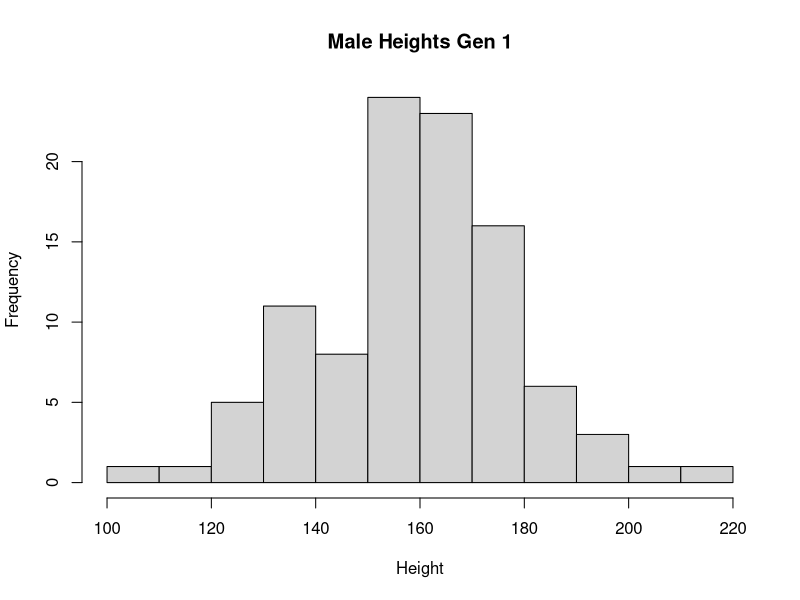
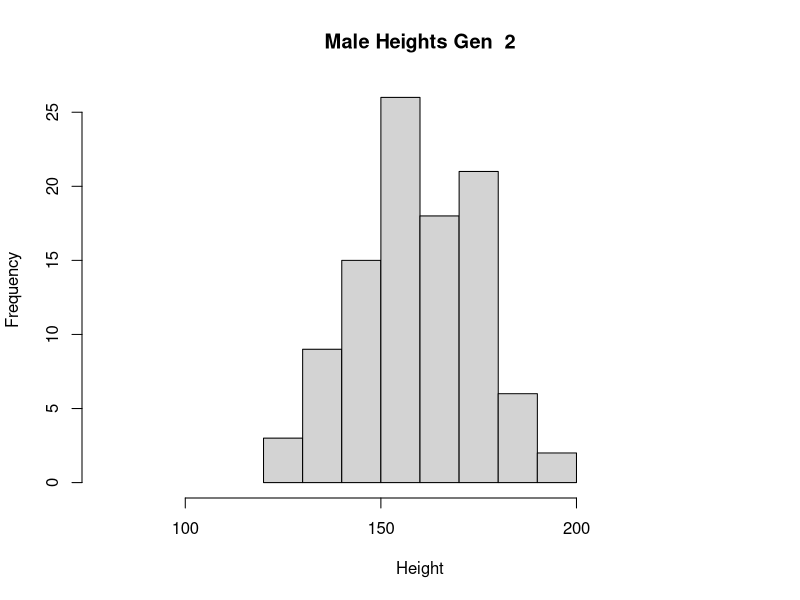
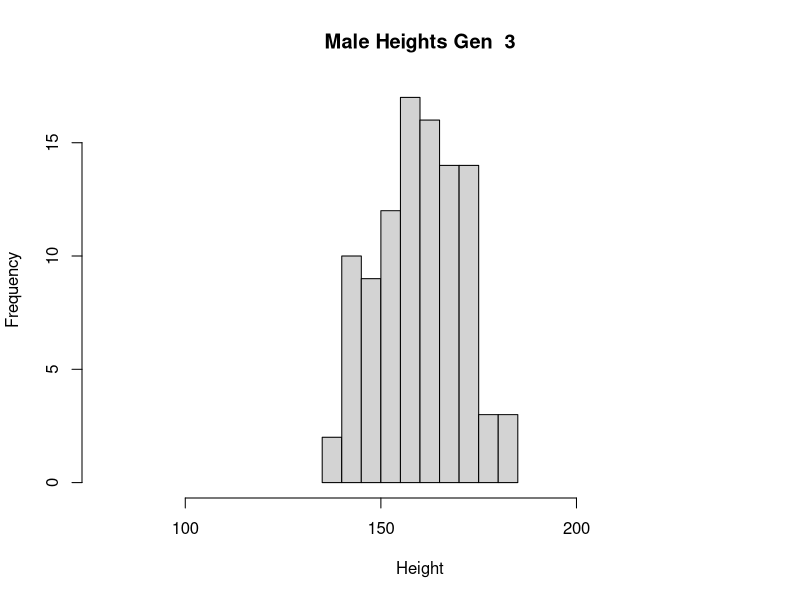
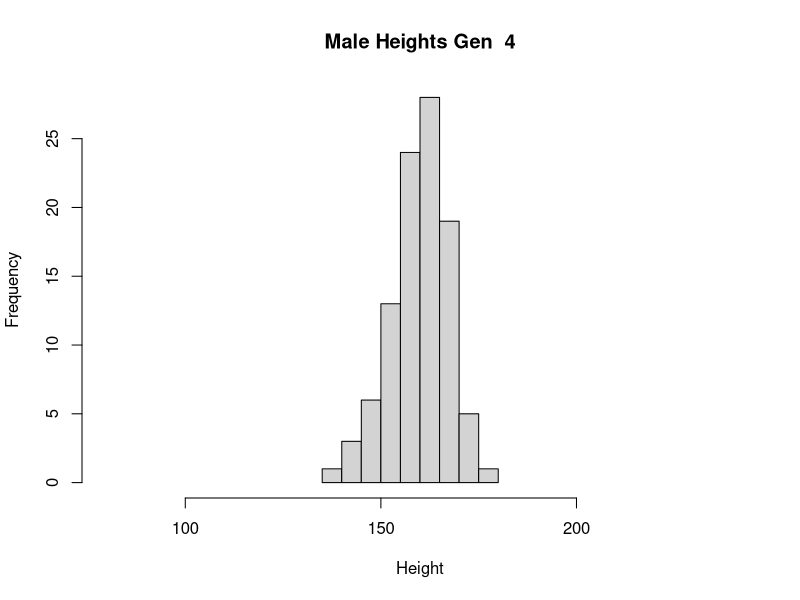
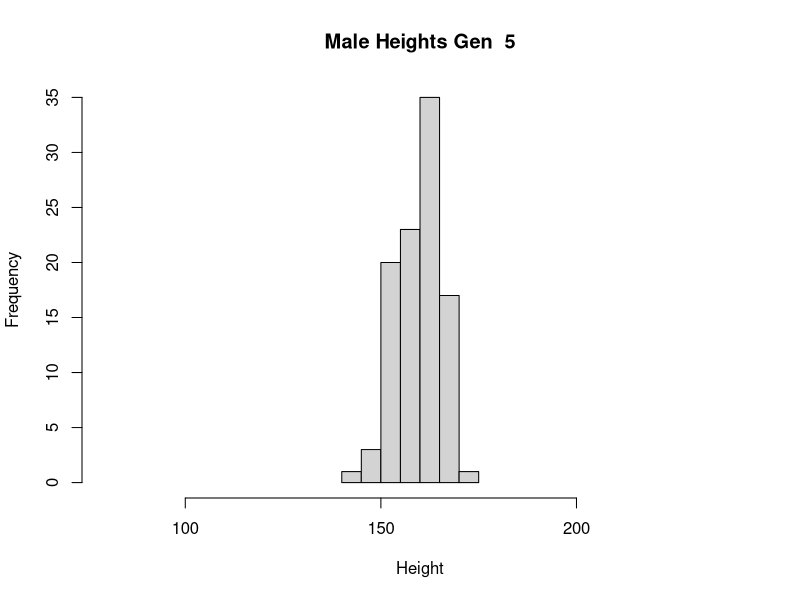
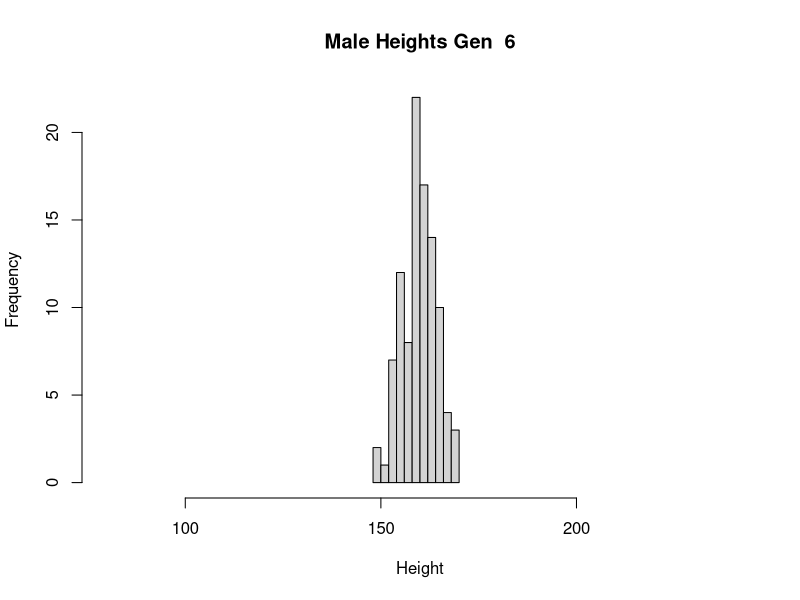
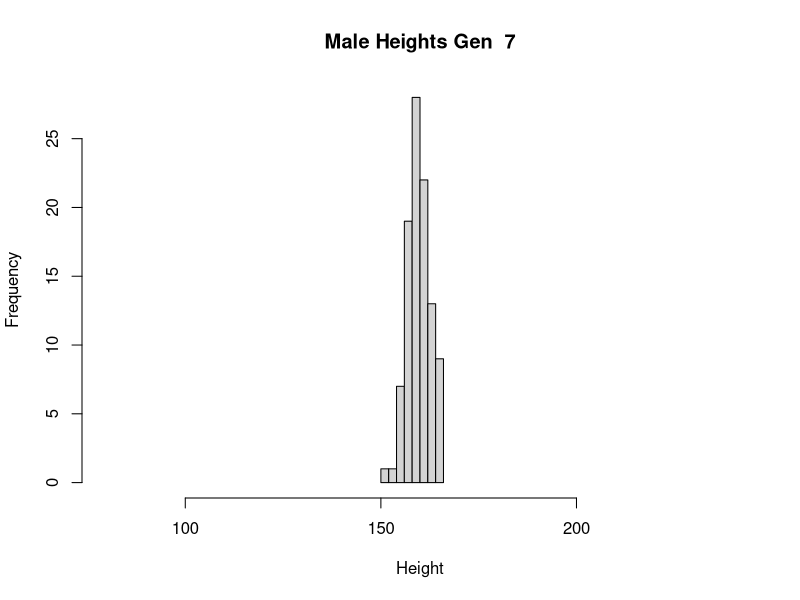
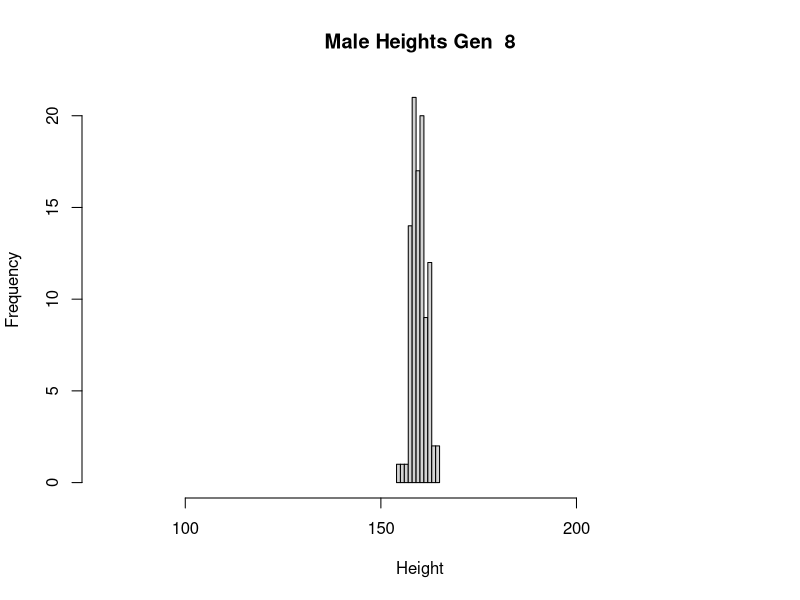

These figures' R source, in order: (Note: this script raises an error after producing the figures.)
## ---- chunk 1
pop <- data.frame(m = rnorm(100,160,20), f = rnorm(100, 160, 20))

next_gen <- function(pop) {
    pop$m <- sample(pop$m)
    pop$m <- rowMeans(pop)
    pop$f <- pop$m
    pop
}

hist(pop$m,main='Male Heights Gen 1',xlab='Height',xlim=c(100,220))
next.pop <- as.data.frame(matrix(NA,100,16))
colnames(next.pop) <- rep(c("m","f"),8)
for(i in c(0:7)){
  if (i==0) next.pop[,c(2*i+1):c(2*i+2)] <- next_gen(pop)
  if (i>0) next.pop[,c(2*i+1):c(2*i+2)] <- next_gen(next.pop[,c(2*i-1):c(2*i)])
  hist(next.pop[,c(2*i+1)],main=paste('Male Heights Gen ',i+2),xlab='Height',xlim=c(80,240))
}

## ---- chunk 2
library(ggplot2)
total.pop <- cbind(pop,next.pop)
head(total.pop)
dim(total.pop)


total.pop.male <- data.frame(stack(total.pop[,c(1,3,5,7,9,11,13,15,17)]))

total.pop.female <- data.frame(stack(total.pop[,c(2,4,6,8,10,12,14,16,18)]))

total.pop.long <- cbind(total.pop.male[,1],total.pop.female[,1])
total.pop.long <- cbind(total.pop.long,c(rep(1,100),rep(2,100),rep(3,100),rep(4,100),                                      rep(5,100),rep(6,100),rep(7,100),rep(8,100),rep(9,100)))
colnames(total.pop.long) <- c("Male","Female","Gen")
head(total.pop.long)

qplot(m,f,data=next.pop)
qplot(Male,Female,data=as.data.frame(total.pop.long),facets=~ Gen)

## ---- chunk 3
library(boot)

boot.ci.con <- matrix(NA,10,2)
boot.ci.treat <- matrix(NA,10,2)
for(i in seq(10)){
  N <- 250*i
  treatment <- rbinom(N,size=1,prob=.5)
  outcome <- rnorm(N,60,20)
  dat <- as.data.frame(cbind(treatment,outcome))
  for(j in seq(N)){
     dat[j,2] <- ifelse(dat[j,1] == 1, dat[j,2] + 5, dat[j,2])
  }
  dat.con <- subset(dat, treatment==0)
dat.treat <- subset(dat, treatment==1)

  outcome.con_boot <- boot(dat.con$outcome, function(x,i) mean(x[i]), R=2000)
  outcome.treat_boot <- boot(dat.treat$outcome, function(x,i) mean(x[i]), R=2000)
  
  boot.ci.con[i,] <- boot.ci(outcome.con_boot)$normal[2:3]
  boot.ci.treat[i,] <- boot.ci(outcome.treat_boot)$normal[2:3]
}

boot.ci.con <- cbind(boot.ci.con,NA)
boot.ci.treat <- cbind(boot.ci.treat,NA)
for(i in seq(10)){
  boot.ci.con[i,3] <- mean(c(boot.ci.con[i,1],boot.ci.con[i,2]))
  boot.ci.treat[i,3] <- mean(c(boot.ci.treat[i,1],boot.ci.treat[i,2]))
}


plot(boot.ci.con[,1],ylim=c(55,75),col="white",ylab="Outcome",xlab="Bootstrap sample")
lines(boot.ci.con[,1],ylim=c(55,80))
lines(boot.ci.con[,2])
lines(boot.ci.con[,3])
lines(boot.ci.treat[,1],ylim=c(55,80))
lines(boot.ci.treat[,2])
lines(boot.ci.treat[,3])
#legend(100,50,legend=line,lty=c(1,1))

makeTransparent = function(..., alpha=0.5) {
  if(alpha<0 | alpha>1) stop("alpha must be between 0 and 1")
  alpha = floor(255*alpha)  
  newColor = col2rgb(col=unlist(list(...)), alpha=FALSE)
  .makeTransparent = function(col, alpha) {
    rgb(red=col[1], green=col[2], blue=col[3], alpha=alpha, maxColorValue=255)
  }
  newColor = apply(newColor, 2, .makeTransparent, alpha=alpha)
  return(newColor)
}

polygon(c(1:10,10:1),
        c(boot.ci.treat[1:10,2],boot.ci.treat[10:1,1]), col=makeTransparent('red',alpha=0.5), border = NA)
polygon(c(1:10,10:1),
        c(boot.ci.con[1:10,2],boot.ci.con[10:1,1]), col=makeTransparent('blue',alpha=0.5), border = NA)


#legend("topright", legend = c("Treatment","Control"), col=c("red","blue"), 0lty=c(1:1),lwd=c(3,3),seg.len=4)



## ---- chunk 4
makePatient <- function() {
  vowel <- grep("[aeiou]", letters)
  cons <- grep("[^aeiou]", letters)
  name <- paste(sample(LETTERS[cons], 1), sample(letters[vowel], 1), sample(letters[cons], 1), sep='')
  gender <- factor(sample(0:1, 1), levels=0:1, labels=c('female','male'))
  dob <- as.Date(sample(7500, 1), origin="1970-01-01")
  n <- sample(6, 1)
  doa <- as.Date(sample(1500, n), origin="2010-01-01")
  pulse <- round(rnorm(n, 80, 10))
  temp <- round(rnorm(n, 98.4, 0.3), 2)
  fluid <- round(runif(n), 2)
  x <- list(name, gender, dob, doa, pulse, temp, fluid)
  names(x) <- list("name", "gender", "date_of_birth", "date_of_admission", "pulse", "temperature", "fluid_intake")
  class(x) <- "medicalRecord"
  x
}
set.seed(8)
med.record <- makePatient()
med.record
class(med.record)

mean.medicalRecord <- function(med){
  x <- list(mean(med$pulse),mean(med$temperature),mean(med$fluid_intake))
  names(x) <- c("mean_pulse","mean_temperature","mean_fluid_intake")
  return(x)
}

mean(med.record)

print.medicalRecord <- function(med){
  x <- data.frame(med$date_of_admission,med$pulse,med$temperature,med$fluid_intake)
  x <- x[order(med$date_of_admission),]
  colnames(x) <- c("Date of admission","Pulse","Temperature","Fluid intake")
  rownames(x) <- NULL
  plot(x[,1],x[,2],xlab="Date",ylab="Pulse")
  plot(x[,1],x[,3],xlab="Date",ylab="Temperature")
  plot(x[,1],x[,4],xlab="Date",ylab="Fluid intake")
  return(x)
}

print(med.record)


##part 3

makePatientCohort <- function(n.patients) {
  cohort <- makePatient()
  for(i in c(2:n.patients)){
    cohort <- c(cohort,makePatient())
  }
  class(cohort) <- c("cohort")
   return(cohort)
}


x <-makePatientCohort(10)
class(x)

mean.cohort <- function(cohort){
  for(i in seq(length(cohort)/7)){
  x <- list(mean(cohort[c(7*(i-1)+1):c(7*i)]$pulse),mean(cohort[c(7*(i-1)+1):c(7*i)]$temperature),mean(cohort[c(7*(i-1)+1):c(7*i)]$fluid_intake))
  names(x) <- c(paste("mean_pulse_patient_",i),paste("mean_temperature_patient_",i),paste("mean_fluid_intake_patient_",i))
 print(x)
   }
 
}


print.cohort <- function(cohort){
  for(i in seq(length(cohort)/7)){
  x <- data.frame(cohort[c(7*(i-1)+1):c(7*i)]$date_of_admission,cohort[c(7*(i-1)+1):c(7*i)]$pulse,cohort[c(7*(i-1)+1):c(7*i)]$temperature,cohort[c(7*(i-1)+1):c(7*i)]$fluid_intake)
  x <- x[order(cohort[c(7*(i-1)+1):c(7*i)]$date_of_admission),]
  colnames(x) <- c(paste("Date of admission, patient",i),"Pulse","Temperature","Fluid intake")
  rownames(x) <- NULL
  plot(x[,1],x[,2],xlab="Date",ylab="Pulse",main=paste("Patient",i))
  plot(x[,1],x[,3],xlab="Date",ylab="Temperature",main=paste("Patient",i))
  plot(x[,1],x[,4],xlab="Date",ylab="Fluid intake",main=paste("Patient",i))
  print(x)
  }
}

mean(x)
print(x)

